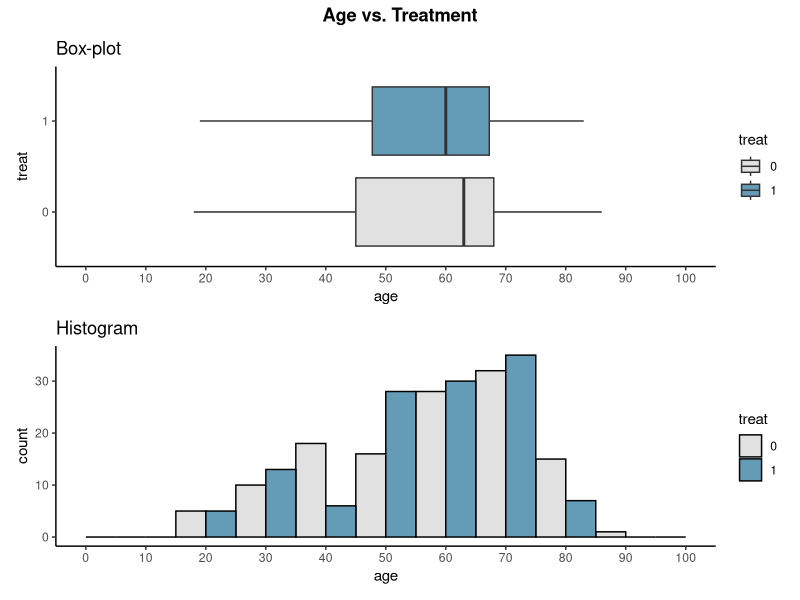
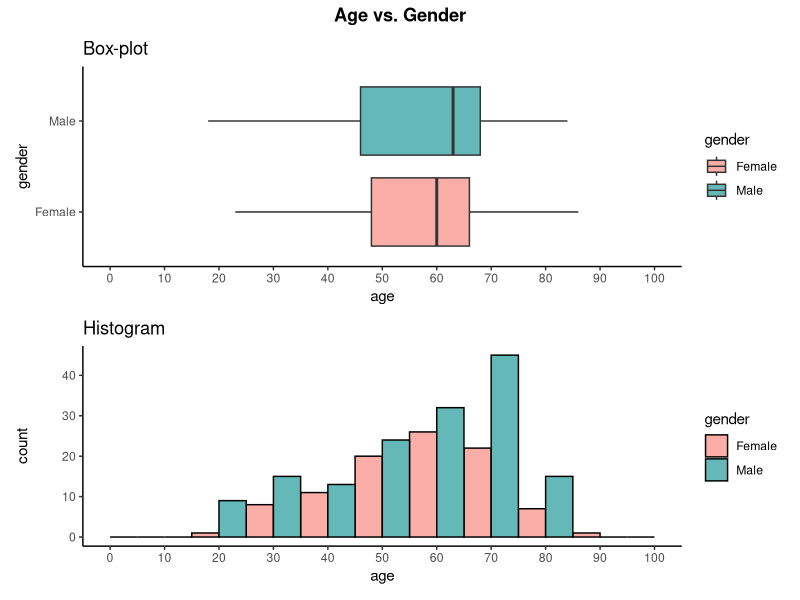
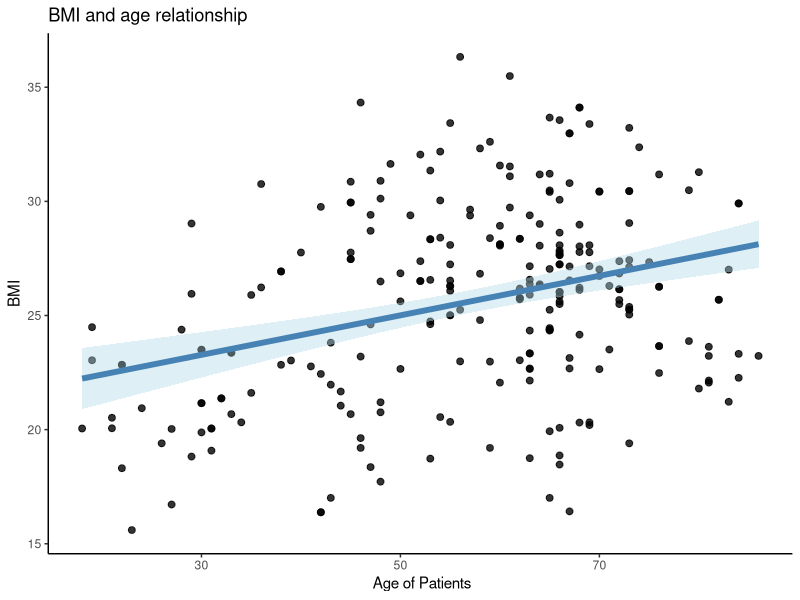
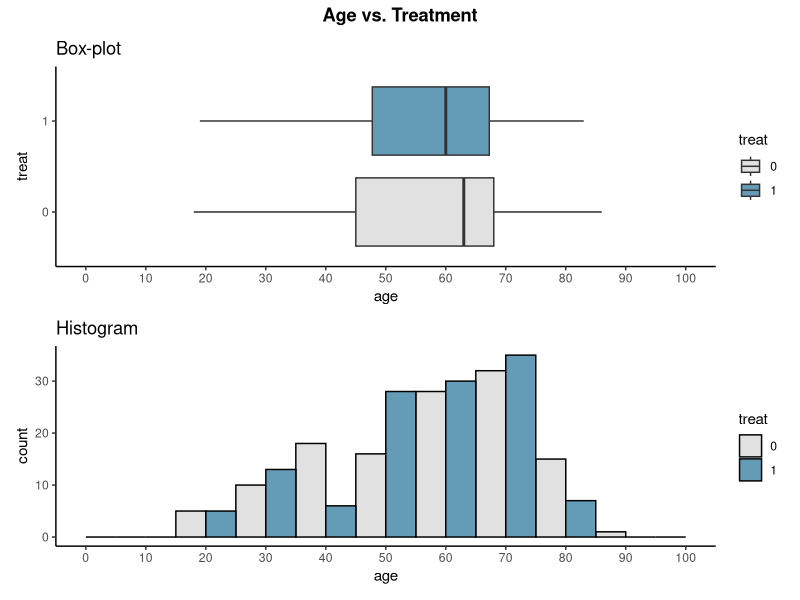
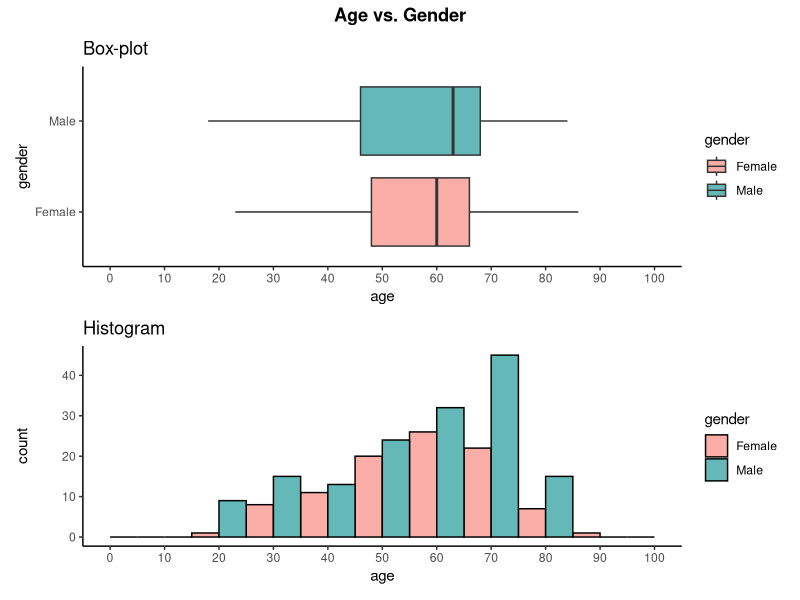
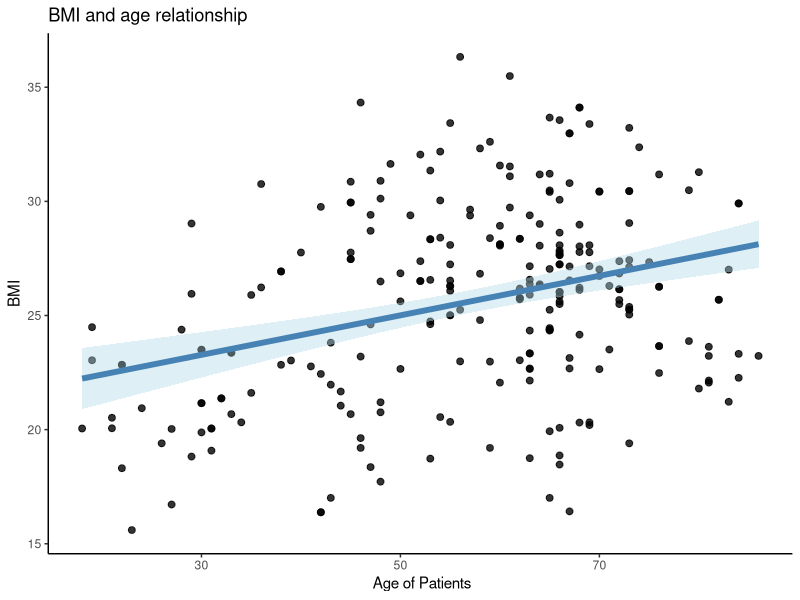

Reproduce these figures in R, in order.
#   T Are there any correlated measurements?

#Load libraries
library(here)
library(tidyverse)
library(ggplot2)
library(patchwork)

data <- read.csv2(here("DATA", "clean_data.csv"))

# Ensure correct variable types
data <- data %>%
  mutate(ASA_score = as.factor(ASA_score),
         Mallampati_score = as.factor(Mallampati_score),
         smoking = as.factor(smoking),
         preOp_pain = as.factor(preOp_pain),
         treat = as.factor(treat),
         pacu30min_throatPain = as.factor(pacu30min_throatPain),
         pacu90min_throatPain = as.factor(pacu90min_throatPain),
         postOp4hour_throatPain = as.factor(postOp4hour_throatPain),
         pod1am_throatPain = as.factor(pod1am_throatPain),
         pacu30min_cough = as.factor(pacu30min_cough),
         pacu90min_cough = as.factor(pacu90min_cough),
         postOp4hour_cough = as.factor(postOp4hour_cough),
         pod1am_cough = as.factor(pod1am_cough),
         extubation_cough = as.factor(extubation_cough))

#----- Does the age distribution depend on `treat`? --------------------------------------

# Boxplot Age vs. Treat 
boxplot_treat <- ggplot(data, aes(x = treat, y = age, fill = treat)) +
  geom_boxplot() +
  scale_fill_manual(values = c("0" = "#E1E1E1", "1" = "#649CB8")) +
  scale_y_continuous(breaks = c(0, 10, 20, 30, 40, 50, 60, 70, 80, 90, 100), limits = c(0, 100)) +
  labs(title = "Box-plot") +
  theme_classic() +
  coord_flip()  

# Histogram Age vs. Treat 
histogram_treat <- ggplot(data, aes(y = age, fill = treat)) +
  geom_histogram(binwidth = 10, position = "dodge", color = "black") +
  scale_fill_manual(values = c("0" = "#E1E1E1", "1" = "#649CB8")) +
  scale_y_continuous(breaks = c(0, 10, 20, 30, 40, 50, 60, 70, 80, 90, 100), limits = c(0, 100)) +
  labs(title = "Histogram") +
  theme_classic() +
  coord_flip()  

# Combine plots 
Age_vs_treat_plot <- (boxplot_treat / histogram_treat) + 
  plot_annotation(
    title = "Age vs. Treatment",
    theme = theme(plot.title = element_text(hjust = 0.5, face = "bold"))
  )

# Display the plot
Age_vs_treat_plot

ggsave(here("Figures", "Age_vs_Treat_Plot.png"), plot = Age_vs_treat_plot)

# Conclusion: the distribution of age does not appear to depend on treatment.

#----- Does the age distribution of the patients depend on their sex (`gender`)?--------

# Boxplot: Age vs. Gender
boxplot_gender <- ggplot(data, aes(x = gender, y = age, fill = gender)) +
  geom_boxplot() +
  scale_fill_manual(values = c("Female" = "#FBADA7", "Male" = "#64B8B8")) +
  scale_y_continuous(breaks = c(0, 10, 20, 30, 40, 50, 60, 70, 80, 90, 100), limits = c(0, 100)) +
  labs(title = "Box-plot") +
  theme_classic() +
  coord_flip() 

# Histogram: Age vs. Gender
histogram_gender <- ggplot(data, aes(y = age, fill = gender)) +
  geom_histogram(binwidth = 10, position = "dodge", color = "black") +
  scale_fill_manual(values = c("Female" = "#FBADA7", "Male" = "#64B8B8")) +
  scale_y_continuous(breaks = c(0 ,10, 20, 30, 40, 50, 60, 70, 80, 90, 100), limits = c(0, 100)) +
  labs(title = "Histogram") +
  theme_classic() +
  coord_flip() 

# Combine plots 
Age_vs_gender_plot <- (boxplot_gender / histogram_gender)  + 
  plot_annotation(
    title = "Age vs. Gender",
    theme = theme(plot.title = element_text(hjust = 0.5, face = "bold"))
  )

# Display the plot
Age_vs_gender_plot

# Conclusion: The distribution of age does not appear to depend on gender.

# Save plot in folder Figures
ggsave(here("Figures", "Age_vs_gender_plot.png"), plot = Age_vs_gender_plot)

# ---- Do BMI and age have a linear relationship? ----

Regresssion_plot <- ggplot(data,aes(x=age,y=as.numeric(BMI))) +
  geom_point(alpha=0.8, size = 2) + 
  geom_smooth(method="lm", color="steelblue",se=TRUE, size =2, fill = "lightblue") + 
  labs(title="BMI and age relationship",
       x=" Age of Patients",
       y= "BMI") + 
  theme_classic()


# Display the plot
Regresssion_plot

# Conclusion: it appears to be a linear relationship between BMI and age. 

# Save plot in folder Figures
ggsave(here("Figures", "Regresssion_plot.png"), plot = Regresssion_plot)

# ---- Does the preoperative pain change with age of the patients?

sum(data$preOp_pain == 1)
sum(data$preOp_pain != 1)

# Conclusion: Only two patients (out of 249) had preoperative pain -
# there is insufficient data to test for a relationship.

################################
###   Statistical analysis  ####
################################

# ---- Does the treatment depend on the preoperative smoking? ----

# We are using logistic regression (GLM) because 'treat' is categorical (0 = Sugar, 1 = Licorice).

# Question: Does the treatment depend on the preoperative smoking?
logistic_model <- glm(data$treat ~ data$smoking, family = binomial())
summary(logistic_model)
# Conclusion: # The likelihood of receiving licorice treatment do not depend on Preoperative smoking status.
# P > 0.05


# ---- Does the treatment depend on the gender of the patient? ----




# ---- Does the treatment depend on whether the patient had a preoperative pain? ----




# ---- According to the data, was the treatment with licorice gargle reducing the risk of post operative throat pain? ----
  
# Throat pain 30 minutes after PACU arrival
model_pacu30min_throatPain <- glm(pacu30min_throatPain ~ treat, data = data, family = binomial)
summary(model_pacu30min_throatPain)
# Conclusion: Licorice treatment significantly reduces throat pain 30 minutes after surgery.
# P < 0.05

# Throat pain 90 minutes after PACU arrival
model_pacu90min_throatPain <- glm(pacu90min_throatPain ~ treat, data = data, family = binomial)
summary(model_pacu90min_throatPain)
# Conclusion: Licorice treatment significantly reduces throat pain 90 minutes after surgery.
# P < 0.05

# Throat pain 4 hours after surgery
model_postOp4hour_throatPain <- glm(postOp4hour_throatPain ~ treat, data = data, family = binomial)
summary(model_postOp4hour_throatPain)
# Conclusion: Licorice treatment significantly reduces throat pain 4 hours after surgery.
# P < 0.05

# Throat pain on the first postoperative morning
model_pod1am_throatPain <- glm(pod1am_throatPain ~ treat, data = data, family = binomial)
summary(model_pod1am_throatPain)
# Conclusion: Licorice treatment significantly reduces throat pain on the first postoperative morning.
# P < 0.05
